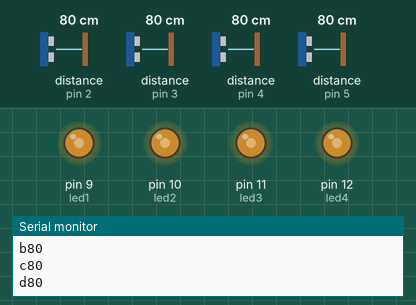
The sketch below on a simulated Arduino Mega 2560, built with avr-gcc and run on an emulated ATmega2560. Shown: output pins drawn as LEDs (lit = HIGH), the last lines printed to the serial monitor. Wiring (inferred from the names in the program): 4 × ultrasonic range finder: trigger pin 22, echo pin 2 / trigger pin 24, echo pin 3 / trigger pin 26, echo pin 4 / trigger pin 28, echo pin 5. The test bench sets the inputs (shaded band); at power-on: distance to the obstacle (sensors on pin 2, pin 3, pin 5, pin 4) 80 cm. The echo pulse lasts 58.3 µs per cm; pins used as bus, display or sensor lines are not drawn.

Above: at 1.2 s.
1.3 s: distance to the obstacle (sensor on pin 2) set to 2 cm
At 1.7 s:
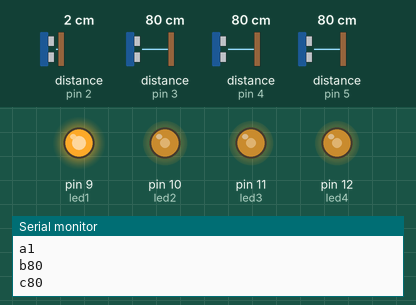
2.8 s: distance to the obstacle (sensor on pin 3) set to 2 cm
At 3.6 s:
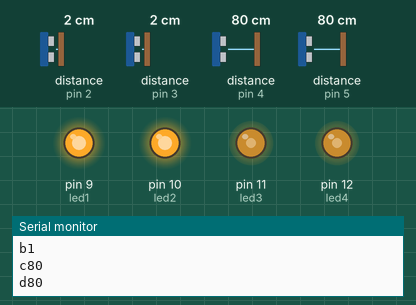
4.3 s: distance to the obstacle (sensor on pin 5) set to 2 cm
At 4.8 s:
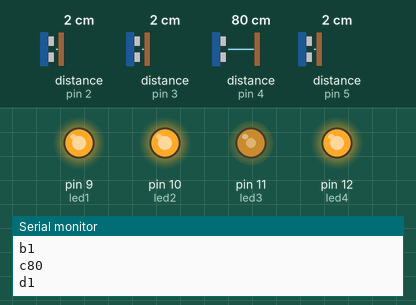
7.3 s: distance to the obstacle (sensor on pin 4) set to 2 cm
At 8.5 s:
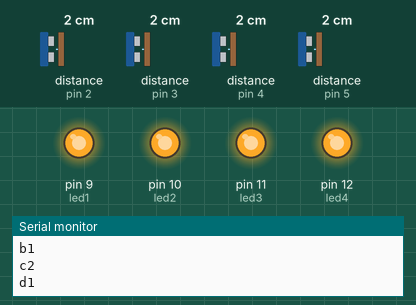
8.8 s: distance to the obstacle (sensor on pin 3) set to 250 cm
At 10.4 s:
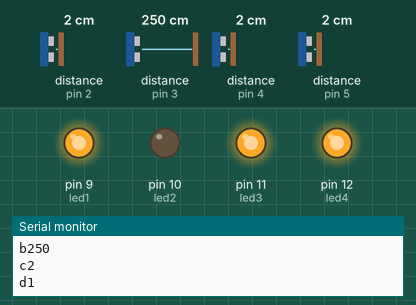
11.8 s: distance to the obstacle (sensor on pin 2) set to 60 cm
At 12.4 s:
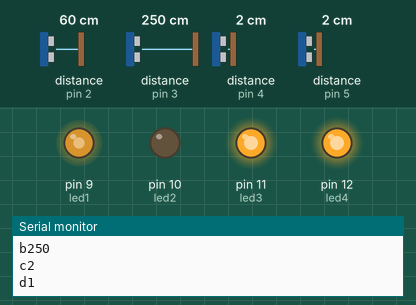
Timing chart, 0 to 14.3 s (numbered marks = the images above; inputs shaded):
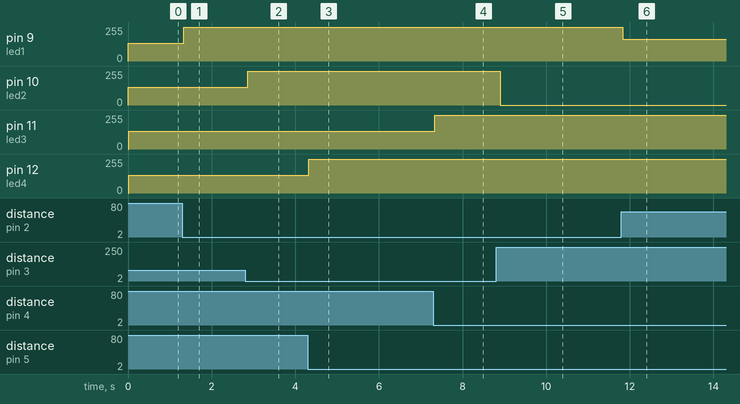

Measured:
- after the input at 1.3 s, pin 9 (led1): 135/255 → 253/255 at once
- after the input at 2.8 s, pin 10 (led2): 135/255 → 253/255 after 0.06 s
- after the input at 4.3 s, pin 9 (led1): 253/255 → 252/255 after 1.5 s, → 253/255 0.11 s later; pin 12 (led4): 135/255 → 253/255 at once
- after the input at 7.3 s, pin 11 (led3): 135/255 → 252/255 at once
- after the input at 8.8 s, pin 10 (led2): 253/255 → 0/255 after 0.10 s; pin 11 (led3): 252/255 → 253/255 after 0.10 s, → 252/255 0.12 s later
- after the input at 11.8 s, pin 9 (led1): 253/255 → 165/255 at once

The sketch:

hydrala_arduino.ino
```cpp
const int TrigPin1 = 22;
const int TrigPin2 = 24;
const int TrigPin3 = 26;
const int TrigPin4 = 28;

const int EchoPin1 = 2;
const int EchoPin2 = 3;
const int EchoPin3 = 4;
const int EchoPin4 = 5;

const int TRIGGER_DELAY_IN_MICROSECONDS = 30000;

int led1 = 9;
int led2 = 10;
int led3 = 11;
int led4 = 12;

// the PWM pin the LED is attached to
int brightness = 0;    // how bright the LED is
int fadeAmount = 5;    // how many points to fade the LED by

void setup() {
  Serial.begin(57600);
  pinMode(TrigPin1, OUTPUT);
  pinMode(TrigPin2, OUTPUT);
  pinMode(TrigPin3, OUTPUT);
  pinMode(TrigPin4, OUTPUT);

  pinMode(EchoPin1, INPUT);
  pinMode(EchoPin2, INPUT);
  pinMode(EchoPin3, INPUT);
  pinMode(EchoPin4, INPUT);

  pinMode(led1, OUTPUT);
  pinMode(led2, OUTPUT);
  pinMode(led3, OUTPUT);
  pinMode(led4, OUTPUT);
}

int trigger(char* name, int trigger_pin, int echo_pin, int led_pin) {
  int brightness = 0;
  digitalWrite(trigger_pin, HIGH);
  delayMicroseconds(10);
  digitalWrite(trigger_pin, LOW);
  int distance_in_cm = pulseIn(echo_pin, HIGH, TRIGGER_DELAY_IN_MICROSECONDS) / 58;
  if (distance_in_cm >= 1 && distance_in_cm <= 150) {
    float d = distance_in_cm * 1.5;
    brightness = 255 - d;
  }

  analogWrite(led_pin, brightness);

  Serial.print(name);
  Serial.println(distance_in_cm);
  Serial.println();
  return 0;
}


void loop() {
  trigger("a", TrigPin1, EchoPin1, led1);
  trigger("b", TrigPin2, EchoPin2, led2);
  trigger("c", TrigPin3, EchoPin3, led3);
  trigger("d", TrigPin4, EchoPin4, led4);


  // change the brightness for next time through the loop:
  brightness = brightness + fadeAmount;

  // reverse the direction of the fading at the ends of the fade:
  if (brightness <= 0 || brightness >= 255) {
    fadeAmount = -fadeAmount;
  }

  //  Serial.println();

  delay(100);
}
```
